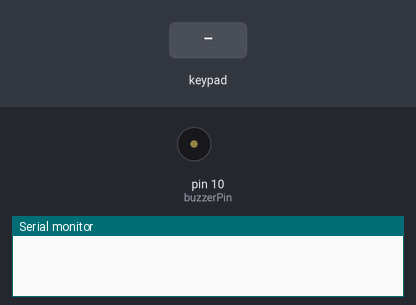
Recording of a sketch running on a simulated Arduino Uno, built with avr-gcc and run on an emulated ATmega328P. Parts: buzzer (waves = sounding), the last lines printed to the serial monitor. Inputs (shaded band) come from the test bench.

Above: at 1.2 s.
1.3 s: keypad keys 5 4 3 2 pressed 0.4 s apart
At 1.4 s:
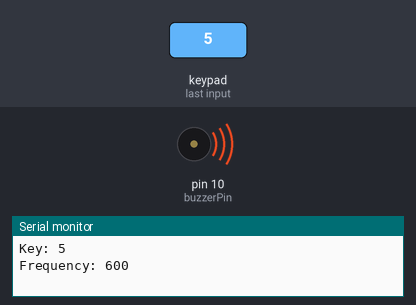
4.4 s: key 'A' pressed
At 5.6 s:
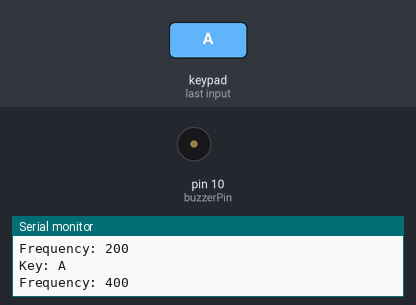
5.9 s: key 'B' pressed
At 6.0 s:
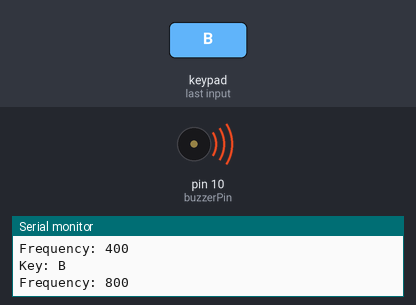
7.4 s: keypad keys 5 4 3 2 # pressed 0.4 s apart
At 10.5 s:
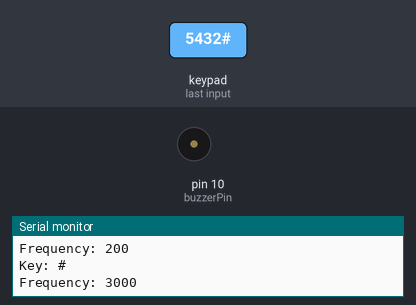
10.9 s: key 'C' pressed
At 11.0 s:
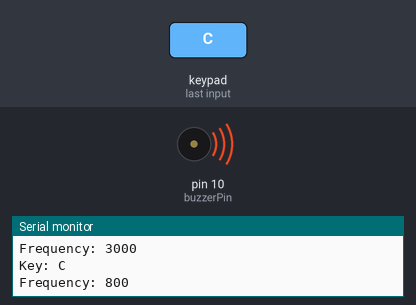
12.4 s: keypad keys 5 4 3 2 * pressed 0.4 s apart
At 14.5 s:
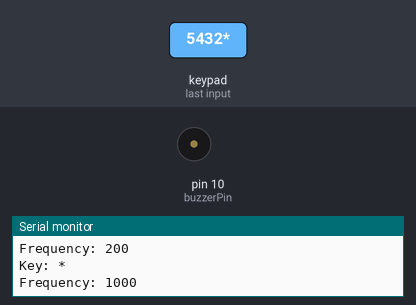
Timing chart, 0 to 16.0 s (numbered marks = the images above; inputs shaded):
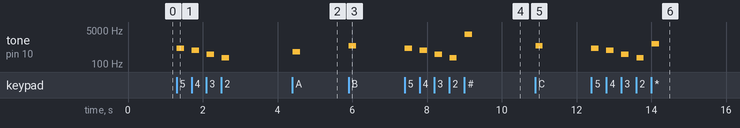

Measured:
- after the input at 1.3 s, tone on pin 10 (buzzerPin): plays 600 Hz for 0.20 s, 500 Hz for 0.20 s, 300 Hz for 0.20 s, 200 Hz for 0.20 s, starting at once
- after the input at 4.4 s, tone on pin 10 (buzzerPin): silent → 400 Hz at once, → silent 0.20 s later
- after the input at 5.9 s, tone on pin 10 (buzzerPin): silent → 800 Hz at once, → silent 0.20 s later
- after the input at 7.4 s, tone on pin 10 (buzzerPin): plays 600 Hz for 0.20 s, 500 Hz for 0.20 s, 300 Hz for 0.20 s, 200 Hz for 0.20 s, 3000 Hz for 0.20 s, starting at once
- after the input at 10.9 s, tone on pin 10 (buzzerPin): silent → 800 Hz at once, → silent 0.20 s later
- after the input at 12.4 s, tone on pin 10 (buzzerPin): plays 600 Hz for 0.20 s, 500 Hz for 0.20 s, 300 Hz for 0.20 s, 200 Hz for 0.20 s, 1000 Hz for 0.20 s, starting at once

The sketch:

Passive_Buzzer.ino
```cpp
#include <Key.h>
#include <Keypad.h>

const byte ROWS = 4;
const byte COLS = 4;

int buzzerPin = 10;

byte rowPins[ROWS] = {5, 4, 3, 2};
byte colPins[COLS] = {6, 7, 8, 9};
// Uncomment one of the button setups based on your purpose:
// Button setup for practice keypad setup
char buttons[ROWS][COLS] = {
  {'1', '2', '3', 'A'},
  {'4', '5', '6', 'B'},
  {'7', '8', '9', 'C'},
  {'*', '0', '#', 'D'},
};

// Create a Keypad object named 'myPad' with the specified button configuration and pin settings
Keypad myPad = Keypad(makeKeymap(buttons), rowPins, colPins, ROWS, COLS);

int tones[ROWS][COLS] = {
  {100, 200, 300, 400},
  {500, 600, 700, 800},
  {900, 1000, 700, 800},
  {1000, 2000, 3000, 4000},
};

void setup() {
  // Initialize serial communication
  Serial.begin(9600);
}

void loop() {
  int toneFrequency = 0;
  // Main loop to read keypad input and print to serial monitor
  char result = myPad.getKey();

  if (result) {
    for(byte i = 0; i < ROWS; i++){
      for(byte j = 0; j < COLS; j++){
        if(result == buttons[i][j]){
          toneFrequency = tones[i][j];
        }
      }
    }

    Serial.print("Key: ");
    Serial.println(result);
    Serial.print("Frequency: ");
    Serial.println(toneFrequency);

    tone(buzzerPin, toneFrequency, 200);
    delay(200);
    noTone(buzzerPin);
  }
}
```
